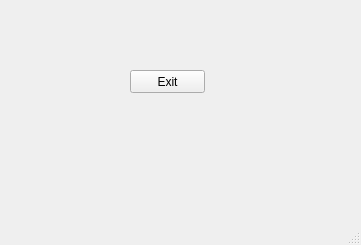
<?xml version="1.0" encoding="UTF-8"?>
<ui version="4.0">
 <class>MainWindow</class>
 <widget class="QMainWindow" name="MainWindow">
  <property name="geometry">
   <rect>
    <x>0</x>
    <y>0</y>
    <width>361</width>
    <height>245</height>
   </rect>
  </property>
  <property name="windowTitle">
   <string>MainWindow</string>
  </property>
  <widget class="QWidget" name="centralwidget">
   <widget class="QPushButton" name="pushButton">
    <property name="geometry">
     <rect>
      <x>130</x>
      <y>70</y>
      <width>75</width>
      <height>23</height>
     </rect>
    </property>
    <property name="text">
     <string>Exit</string>
    </property>
   </widget>
  </widget>
  <widget class="QMenuBar" name="menubar">
   <property name="geometry">
    <rect>
     <x>0</x>
     <y>0</y>
     <width>361</width>
     <height>23</height>
    </rect>
   </property>
  </widget>
  <widget class="QStatusBar" name="statusbar"/>
 </widget>
 <resources/>
 <connections/>
</ui>
